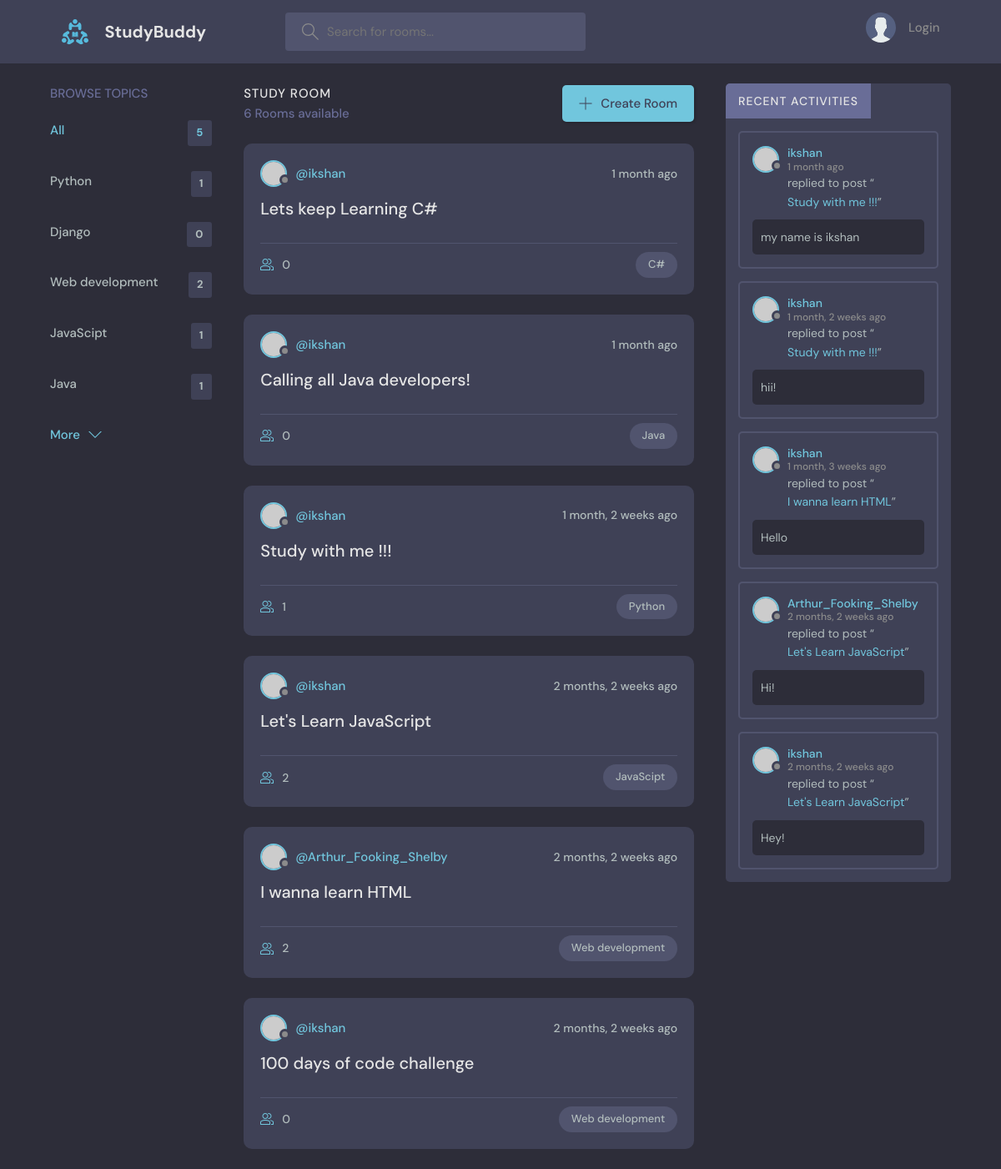
The app's page /, older data.
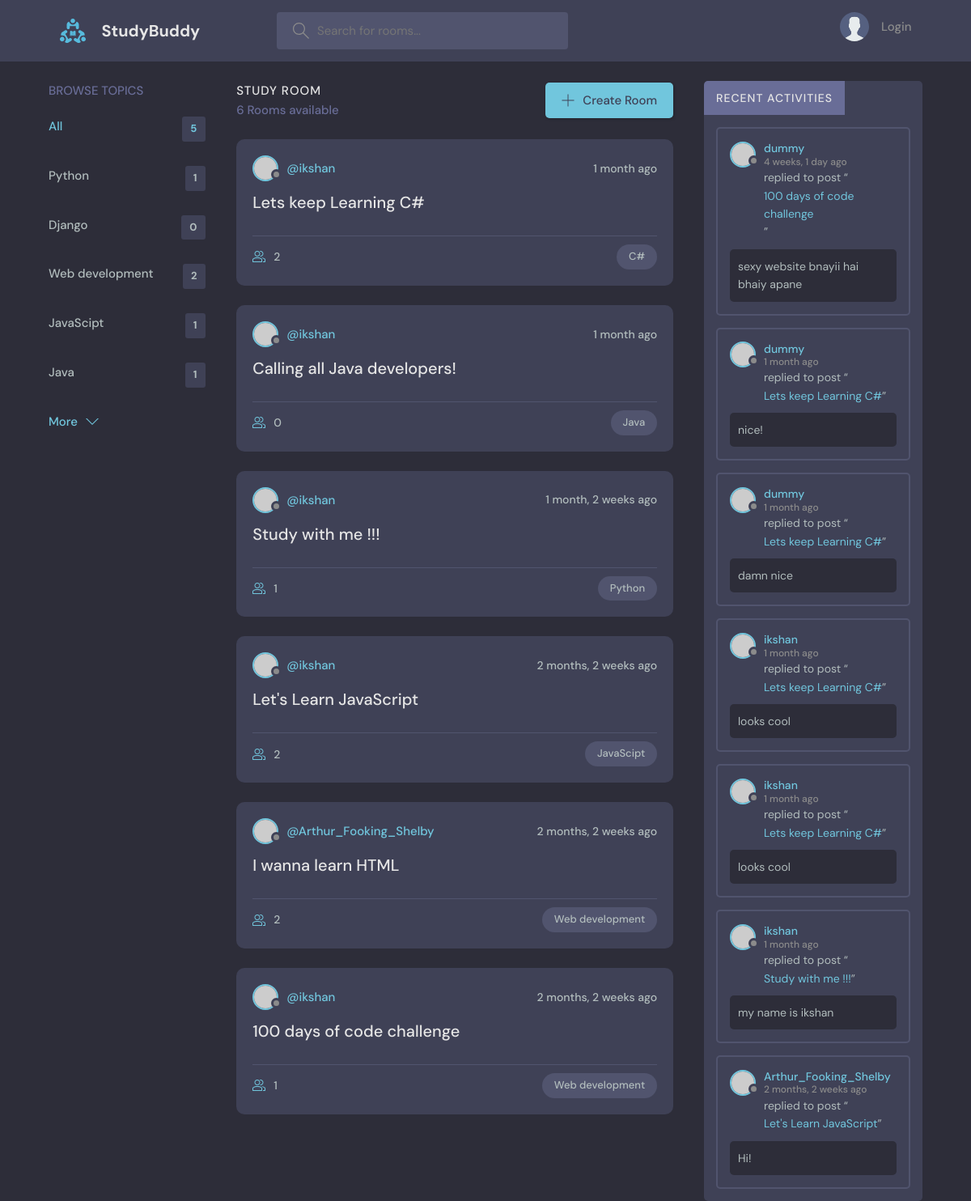
The same page, newer data.
### base/models.py (models this page shows, shortened)
class Topic(models.Model):
    name = models.CharField(max_length=200)

class Room(models.Model):
    host = models.ForeignKey(User, on_delete=models.SET_NULL, null=TRUE)
    topic = models.ForeignKey(Topic, on_delete=models.SET_NULL, null=TRUE)# A room can have only one topic
    name=models.CharField(max_length=200)
    description=models.TextField(null=True, blank = True) #black =true means that if we make it a form then this feild can still be empty and not give any error
    participants =  models.ManyToManyField(User, related_name='participants', blank=True) #we are creating a many to many field
    updated= models.DateTimeField(auto_now=True) # auto now = true takes a snapshot everytime we save
    created = models.DateTimeField(auto_now_add=True)# auto now add= true takes only the snapshot at the first instance and after that even if we save again, it wont take another snapshot
    class Meta:
        ordering = ['-updated','-created'] #we do this to make sure that when we opst anything using the room_frm, the newst thingy comes at the top
    def __str__(self):
        return self.name

class Message(models.Model): #the chatbot messages model
    user = models.ForeignKey(User, on_delete=models.CASCADE)
    room =  models.ForeignKey(Room, on_delete=models.CASCADE) #this establishes a relationship between the parent model i.e the room and a child model which in this case is the message model, and ondelete we are cascading it i.e deleting all the messages if a room is deleted
    body = models.TextField()
    updated = models.DateTimeField(auto_now=True)
    created = models.DateTimeField(auto_now_add=True)
    class Meta:
        ordering = ['-updated','-created']
    def __str__(self):
        return self.body[0:50]

### base/views.py (the view)
# urls.py: path('',views.home,name="home"),
def home(request):
    q=request.GET.get('q') if request.GET.get('q')!= None else '' #this line is respoonsible to get the room name based on the query that is searched ..... and .filter() function loads the data only what is specified in its arguments
    rooms=Room.objects.filter(Q(topic__name__icontains=q) |
    Q(name__icontains=q) |
    Q(description__icontains=q)
    )
    topics = Topic.objects.all()[0:5] #loading all the topics in this topic variable and [0:5] means that it will only load the first 5 topics and that's how we can limit
    room_count = rooms.count()
    room_messages = Message.objects.filter(Q(room__topic__name__icontains=q)) #when a room is selected from the left side then the activity feed will show recent acitivity only of that particular room and not of all rooms, in Messages model there is room , then in Room model there is topic then in Topic model there is name, thats how we query the topic name from the Message models
    context={'rooms':rooms, 'topics':topics, 'room_count':room_count,'room_messages':room_messages}
    return render(request,'base/home.html',context)

### base/templates/base/home.html (shortened to what this page needs)
{% extends 'main.html' %}
{% block content %}
<main class="layout layout--3">
    <div class="container">
      {% include 'base/topics_component.html' %}
    <div class="roomList">
      <div class="roomList__header">
        <div>
          <h2>Study Room</h2>
          <p>{{room_count}} Rooms available</p>
        </div>
        <a class="btn btn--main" href="{% url 'create-room' %}">
          <svg
            version="1.1"
            xmlns="http://www.w3.org/2000/svg"
            width="32"
            height="32"
            viewBox="0 0 32 32">
            <title>add</title>
            <path
              d="M16.943 0.943h-1.885v14.115h-14.115v1.885h14.115v14.115h1.885v-14.115h14.115v-1.885h-14.115v-14.115z">
            </path>
          </svg>
          Create Room
        </a>
      </div>
      {% include 'base/feed_component.html' %}
    </div>
    {% include 'base/activity_component.html' %}
  </div>
</main>
{% endblock content %}

### base/templates/base/topics_component.html
<div class="topics">
  <div class="topics__header">
    <h2>Browse Topics</h2>
  </div>
  <ul class="topics__list">
    <li>
      <a href="{% url 'home' %}" class="active">All <span>{{topics.count}}</span></a>
    </li>
    {% for topic in topics %}
    <li>
      <a href="{% url 'home'  %}?q={{topic.name}}">{{topic.name}}<span>{{topic.room_set.all.count}}</span></a>
    </li>
    {% endfor %}
  </ul>
  <a class="btn btn--link" href="{% url 'topics' %}">
    More
    <svg
      version="1.1"
      xmlns="http://www.w3.org/2000/svg"
      width="32"
      height="32"
      viewBox="0 0 32 32"
    >
      <title>chevron-down</title>
      <path d="M16 21l-13-13h-3l16 16 16-16h-3l-13 13z"></path>
    </svg>
  </a>
</div>

### base/templates/base/feed_component.html (shortened to what this page needs)
{% for room in rooms %}
<div class="roomListRoom">
    <div class="roomListRoom__header">
      <a href="{% url 'user-profile' room.host.id %}" class="roomListRoom__author">
        <div class="avatar avatar--small">
          <img src="https://randomuser.me/api/portraits/women/11.jpg" />
        </div>
        <span>@{{room.host.username}}</span>
      </a>
      <div class="roomListRoom__actions">
        <span>{{room.created|timesince}} ago</span>
      </div>
    </div>
    <div class="roomListRoom__content">
      <a href="{% url 'room' room.id %}">{{room.name}}</a>
    </div>
    <div class="roomListRoom__meta">
      <a href="{% url 'room' room.id %}" class="roomListRoom__joined">
        {{room.participants.all.count}}
      </a>
      <p class="roomListRoom__topic">{{room.topic.name}}</p>
    </div>
</div>
{% endfor %}

### base/templates/base/activity_component.html (shortened to what this page needs)
<div class="activities">
  <a href="{% url 'activities' %}">
    <div class="activities__header">
      <h2>Recent Activities</h2>
    </div>
  </a>
  {% for message in room_messages %}
  <div class="activities__box">
    <div class="activities__boxHeader roomListRoom__header">
      <a href="{% url 'user-profile' message.user.id %}" class="roomListRoom__author">
        <div class="avatar avatar--small">
          <img src="https://randomuser.me/api/portraits/women/11.jpg" />
        </div>
        <p>
          {{message.user}}
          <span>{{message.created|timesince}} ago</span>
        </p>
      </a>
    </div>
    <div class="activities__boxContent">
      <p>
        replied to post “<a href="{% url 'room' message.room.id %}">{{message.room.name}}</a
        >”
      </p>
      <div class="activities__boxRoomContent">
        {{message.body}}
      </div>
    </div>
  </div>
  {% endfor %}
</div>

Row changes from the older to the newer data that the page shows:
removed Message: user "ikshan", created "1 month, 2 weeks", room.name "Study with me !!!", body "hii!"
removed Message: user "ikshan", created "1 month, 3 weeks", room.name "I wanna learn HTML", body "Hello"
removed Message: user "ikshan", created "2 months, 2 weeks", room.name "Let's Learn JavaScript", body "Hey!"
computed for Room "Lets keep Learning C#": participants.all.count "0" → "2"
computed for Room "100 days of code challenge": participants.all.count "0" → "1"
added Message: user "dummy", created "4 weeks, 1 day", room.name "100 days of code challenge", body "sexy website bnayii hai bhaiy apane"
added Message: user "dummy", created "1 month", room.name "Lets keep Learning C#", body "nice!"
added Message: user "dummy", created "1 month", room.name "Lets keep Learning C#", body "damn nice"
added Message: user "ikshan", created "1 month", room.name "Lets keep Learning C#", body "looks cool"
added Message: user "ikshan", created "1 month", room.name "Lets keep Learning C#", body "looks cool"
